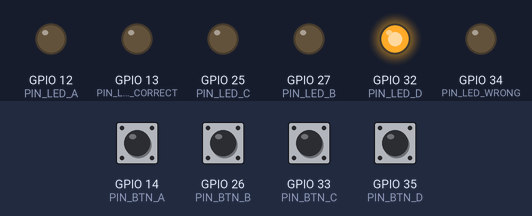
The sketch below on a simulated ESP32. On the bench: output pins drawn as LEDs (lit = HIGH). The test bench sets the inputs (shaded band); at power-on: GPIO 14 (PIN_BTN_A), GPIO 26 (PIN_BTN_B), GPIO 33 (PIN_BTN_C) HIGH, GPIO 35 (PIN_BTN_D) LOW. WiFi joins after 1.5 s; servers stay silent unless stated; uploads are accepted with an empty reply; what the sketch prints to the serial monitor is not drawn.

Above: at 1.2 s.
1.3 s: GPIO 14 (PIN_BTN_A) pulled LOW for 0.15 s
At 2.2 s:
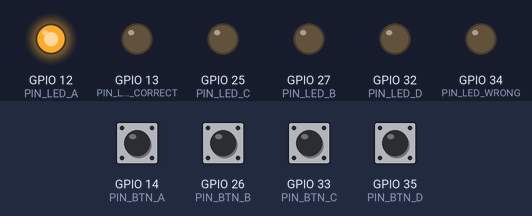
2.9 s: GPIO 26 (PIN_BTN_B) pulled LOW for 0.15 s
At 3.5 s:
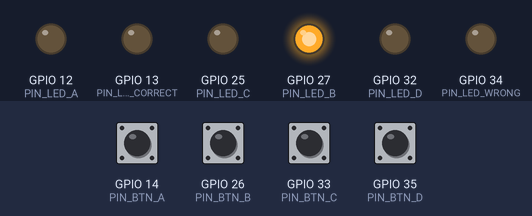
4.5 s: GPIO 33 (PIN_BTN_C) pulled LOW for 0.15 s
At 5.7 s:
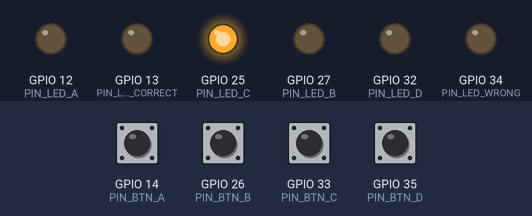
6.1 s: GPIO 33 (PIN_BTN_C) pulled LOW for 1 s
At 7.1 s:
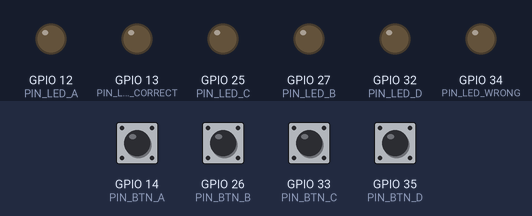
8.6 s: GPIO 14 (PIN_BTN_A) pulled LOW for 1 s
At 9.0 s:
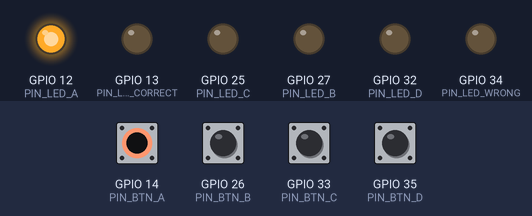
11.1 s: GPIO 26 (PIN_BTN_B) pulled LOW for 1 s
At 12.1 s:
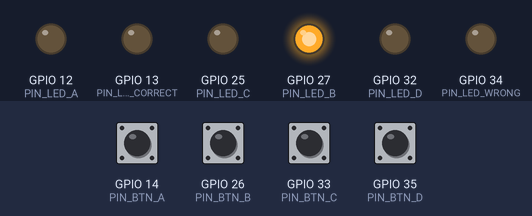
Timing chart, 0 to 14.1 s (numbered marks = the images above; inputs shaded):
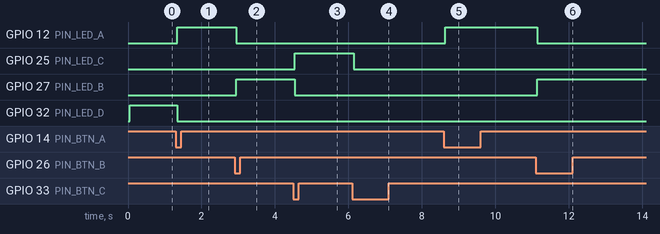

Measured:
- after the input at 1.3 s, GPIO 12 (PIN_LED_A): LOW → HIGH at once; GPIO 32 (PIN_LED_D): HIGH → LOW at once
- after the input at 2.9 s, GPIO 12 (PIN_LED_A): HIGH → LOW at once; GPIO 27 (PIN_LED_B): LOW → HIGH at once
- after the input at 4.5 s, GPIO 25 (PIN_LED_C): LOW → HIGH at once; GPIO 27 (PIN_LED_B): HIGH → LOW at once
- after the input at 6.1 s, GPIO 25 (PIN_LED_C): HIGH → LOW at once
- after the input at 8.6 s, GPIO 12 (PIN_LED_A): LOW → HIGH at once
- after the input at 11.1 s, GPIO 12 (PIN_LED_A): HIGH → LOW at once; GPIO 27 (PIN_LED_B): LOW → HIGH at once

The sketch:

COM6_Terminal.ino
```cpp
#include <WiFi.h>
#include <WebServer.h>
#include <HTTPClient.h>
#include <ArduinoJson.h>
#include <freertos/FreeRTOS.h>
#include <freertos/queue.h>
#include <freertos/task.h>

// Same 2.4 GHz router as the gateway and the PC. GATEWAY_BASE is the IP the
// gateway prints on boot (or the address you reserved for it on the router).
const char* WIFI_SSID = "TP-Link_B962";
const char* WIFI_PASS = "45636066";
const char* GATEWAY_BASE = "http://192.168.0.152";

// Human-friendly prefix. The firmware appends "-XXXX" (last 2 bytes of the
// station MAC) so two boards flashed with the same prefix still register as
// distinct nodes instead of silently overwriting each other on the gateway.
const char* NODE_PREFIX = "COM6";

char NODE_ID[24];

const int PIN_LED_CORRECT = 13;
const int PIN_LED_WRONG = 34;
const int PIN_BTN_A = 14;
const int PIN_BTN_B = 26;
const int PIN_BTN_C = 33;
const int PIN_BTN_D = 35;
const int PIN_LED_A = 12;
const int PIN_LED_B = 27;
const int PIN_LED_C = 25;
const int PIN_LED_D = 32;

WebServer server(80);

unsigned long lastHeartbeatMs = 0;
// Keep this slow: every heartbeat is a fresh TCP connection (the gateway's
// WebServer always answers Connection: close) and all terminals share one
// 2.4G radio, so fast heartbeats eat airtime for no benefit.
const unsigned long HEARTBEAT_INTERVAL = 10000;
bool wifiWasConnected = false;

unsigned long lastDebounceMs[4] = {0, 0, 0, 0};
int lastStableBtnState[4] = {HIGH, HIGH, HIGH, HIGH};
int lastRawBtnState[4] = {HIGH, HIGH, HIGH, HIGH};

String selectedOption = "";

struct OutboundMsg {
  char path[48];
  char body[256];
};

QueueHandle_t outboundQueue;

int buttonPinByIndex(int i) {
  if (i == 0) return PIN_BTN_A;
  if (i == 1) return PIN_BTN_B;
  if (i == 2) return PIN_BTN_C;
  return PIN_BTN_D;
}

int ledPinByIndex(int i) {
  if (i == 0) return PIN_LED_A;
  if (i == 1) return PIN_LED_B;
  if (i == 2) return PIN_LED_C;
  return PIN_LED_D;
}

String optionByIndex(int i) {
  if (i == 0) return "A";
  if (i == 1) return "B";
  if (i == 2) return "C";
  return "D";
}

void clearChoiceLeds() {
  digitalWrite(PIN_LED_A, LOW);
  digitalWrite(PIN_LED_B, LOW);
  digitalWrite(PIN_LED_C, LOW);
  digitalWrite(PIN_LED_D, LOW);
}

void renderChoiceLeds() {
  clearChoiceLeds();
  if (selectedOption == "A") digitalWrite(PIN_LED_A, HIGH);
  if (selectedOption == "B") digitalWrite(PIN_LED_B, HIGH);
  if (selectedOption == "C") digitalWrite(PIN_LED_C, HIGH);
  if (selectedOption == "D") digitalWrite(PIN_LED_D, HIGH);
}

void applyJudgement(bool isCorrect) {
  digitalWrite(PIN_LED_CORRECT, isCorrect ? HIGH : LOW);
  digitalWrite(PIN_LED_WRONG, isCorrect ? LOW : HIGH);
}

void clearJudgement() {
  digitalWrite(PIN_LED_CORRECT, LOW);
  digitalWrite(PIN_LED_WRONG, LOW);
}

bool httpPostRaw(const char* path, const String& body) {
  if (WiFi.status() != WL_CONNECTED) return false;

  HTTPClient http;
  http.begin(String(GATEWAY_BASE) + path);
  http.addHeader("Content-Type", "application/json");
  http.setTimeout(600);

  int code = http.POST(body);
  http.end();
  return code >= 200 && code < 300;
}

// Blocking HTTP lives here so loop() keeps scanning buttons and answering
// the gateway's /internal routes even while a POST is in flight.
void outboundTask(void*) {
  OutboundMsg msg;
  for (;;) {
    if (xQueueReceive(outboundQueue, &msg, portMAX_DELAY) == pdTRUE) {
      httpPostRaw(msg.path, String(msg.body));
    }
  }
}

void enqueuePost(const char* path, JsonDocument& payload) {
  if (WiFi.status() != WL_CONNECTED) return;

  OutboundMsg msg;
  String body;
  serializeJson(payload, body);
  if (body.length() >= sizeof(msg.body)) return;

  strlcpy(msg.path, path, sizeof(msg.path));
  strlcpy(msg.body, body.c_str(), sizeof(msg.body));
  xQueueSend(outboundQueue, &msg, 0);
}

void sendRegister() {
  StaticJsonDocument<256> payload;
  payload["nodeId"] = NODE_ID;
  payload["role"] = "answer-pad";
  payload["ip"] = WiFi.localIP().toString();
  JsonArray caps = payload.createNestedArray("capabilities");
  caps.add("buttons4");
  caps.add("led4");
  caps.add("judge2");
  enqueuePost("/internal/v1/register", payload);
}

void sendHeartbeat() {
  StaticJsonDocument<128> payload;
  payload["nodeId"] = NODE_ID;
  payload["uptimeMs"] = millis();
  enqueuePost("/internal/v1/heartbeat", payload);
}

void sendAnswerEvent() {
  StaticJsonDocument<256> payload;
  payload["nodeId"] = NODE_ID;
  payload["questionId"] = 0;
  payload["eventType"] = "toggle";
  payload["timestamp"] = millis();

  JsonArray arr = payload.createNestedArray("selected");
  if (selectedOption.length() > 0) {
    arr.add(selectedOption);
  }

  enqueuePost("/internal/v1/events/answer", payload);
}

void setupPins() {
  pinMode(PIN_LED_CORRECT, OUTPUT);
  pinMode(PIN_LED_WRONG, OUTPUT);
  pinMode(PIN_LED_A, OUTPUT);
  pinMode(PIN_LED_B, OUTPUT);
  pinMode(PIN_LED_C, OUTPUT);
  pinMode(PIN_LED_D, OUTPUT);

  pinMode(PIN_BTN_A, INPUT_PULLUP);
  pinMode(PIN_BTN_B, INPUT_PULLUP);
  pinMode(PIN_BTN_C, INPUT_PULLUP);
  // GPIO35 is input-only: no internal pullup, needs external 10k to 3.3V
  pinMode(PIN_BTN_D, INPUT);

  clearChoiceLeds();
  clearJudgement();
}

void connectWiFi() {
  WiFi.mode(WIFI_STA);
  WiFi.setAutoReconnect(true);
  WiFi.begin(WIFI_SSID, WIFI_PASS);
}

void buildNodeId() {
  String mac = WiFi.macAddress();
  mac.replace(":", "");
  String suffix = mac.substring(mac.length() - 4);
  snprintf(NODE_ID, sizeof(NODE_ID), "%s-%s", NODE_PREFIX, suffix.c_str());
}

void handleJudgement() {
  StaticJsonDocument<128> in;
  if (deserializeJson(in, server.arg("plain"))) {
    server.send(400, "application/json", "{\"error\":\"invalid json\"}");
    return;
  }

  applyJudgement(in["isCorrect"] | false);
  server.send(200, "application/json", "{\"ok\":true}");
}

void handleReset() {
  selectedOption = "";
  renderChoiceLeds();
  clearJudgement();
  server.send(200, "application/json", "{\"ok\":true}");
}

void processButton(int index) {
  int pin = buttonPinByIndex(index);
  int reading = digitalRead(pin);

  if (reading != lastRawBtnState[index]) {
    lastRawBtnState[index] = reading;
    lastDebounceMs[index] = millis();
    return;
  }

  if (reading == lastStableBtnState[index]) return;
  if (millis() - lastDebounceMs[index] < 40) return;

  lastStableBtnState[index] = reading;

  if (reading == LOW) {
    String option = optionByIndex(index);

    if (selectedOption == option) {
      selectedOption = "";
    } else {
      selectedOption = option;
    }

    renderChoiceLeds();
    clearJudgement();
    sendAnswerEvent();
  }
}

void setup() {
  Serial.begin(115200);
  setupPins();
  connectWiFi();
  buildNodeId();
  Serial.print("NODE_ID: ");
  Serial.println(NODE_ID);

  outboundQueue = xQueueCreate(8, sizeof(OutboundMsg));
  xTaskCreatePinnedToCore(outboundTask, "outbound", 8192, nullptr, 1, nullptr, 1);

  server.on("/internal/v1/judgement", HTTP_POST, handleJudgement);
  server.on("/internal/v1/reset", HTTP_POST, handleReset);
  server.onNotFound([]() {
    server.send(404, "application/json", "{\"error\":\"not found\"}");
  });
  server.begin();
}

void loop() {
  server.handleClient();

  processButton(0);
  processButton(1);
  processButton(2);
  processButton(3);

  bool connected = (WiFi.status() == WL_CONNECTED);
  if (connected && !wifiWasConnected) {
    sendRegister();
    sendHeartbeat();
    lastHeartbeatMs = millis();
  }
  wifiWasConnected = connected;

  if (!connected) return;

  if (millis() - lastHeartbeatMs >= HEARTBEAT_INTERVAL) {
    lastHeartbeatMs = millis();
    sendHeartbeat();
  }
}
```
